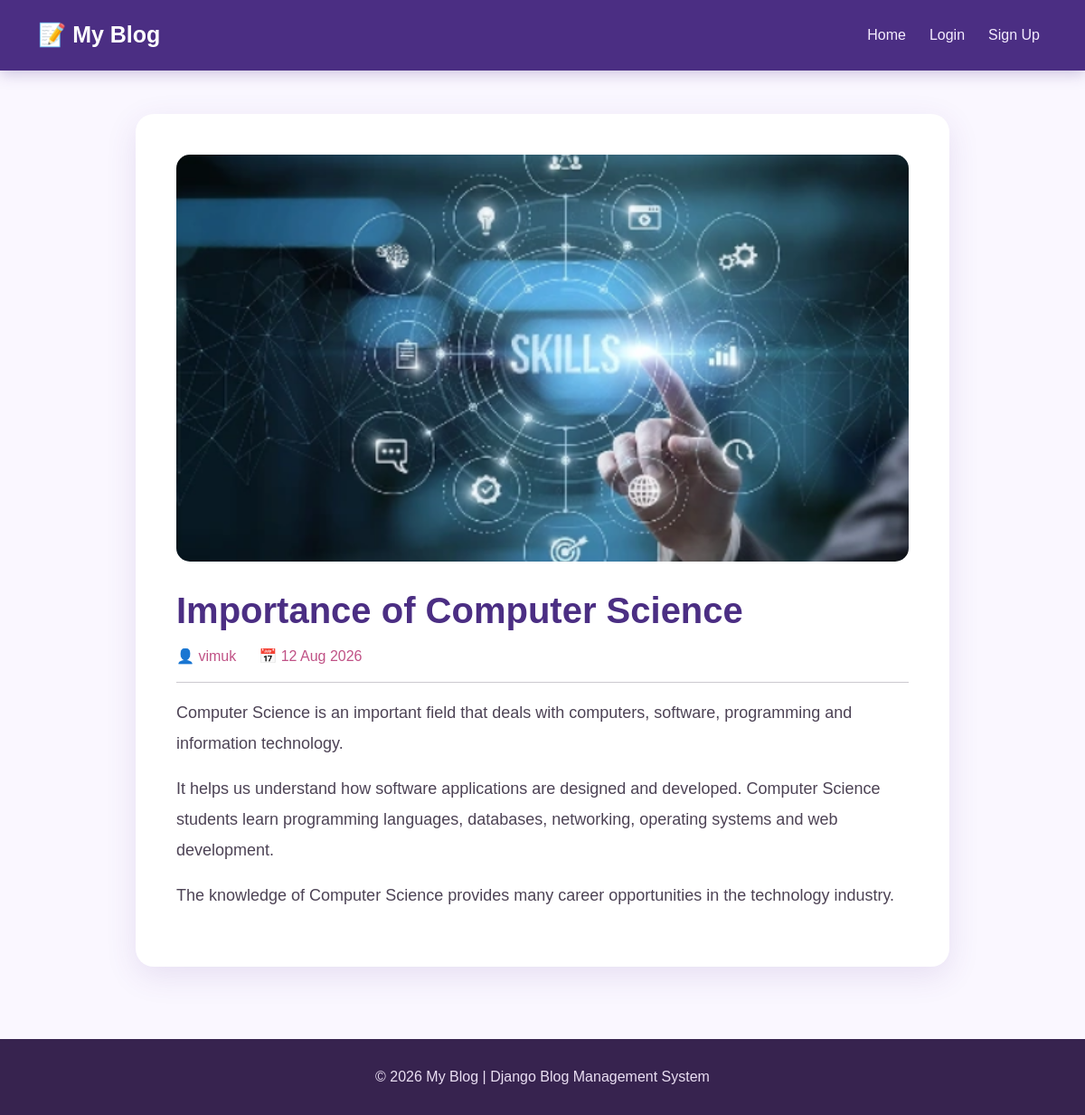
The app's page /blog/2/ with its own data.
### blog/models.py (models this page shows, shortened)
class BlogPost(models.Model):
    title = models.CharField(max_length=200)
    author = models.ForeignKey(User, on_delete=models.CASCADE)
    content = models.TextField()
    image = models.ImageField(upload_to='blog_images/', blank=True, null=True)
    created_at = models.DateTimeField(auto_now_add=True)
    updated_at = models.DateTimeField(auto_now=True)
    class Meta:
        ordering = ['-created_at']

### blog/views.py (the view)
def blog_detail(request, id):
    post = get_object_or_404(BlogPost, id=id)
    return render(request, 'blog/blog_detail.html', {
        'post': post
    })

### blog/templates/blog/blog_detail.html (shortened to what this page needs)
{% extends 'blog/base.html' %}
{% block content %}
<div class="container mt-5">
    <div class="detail-card">
        {% if post.image %}
            <img
                src="{{ post.image.url }}"
                class="detail-image">
        {% endif %}
        <h1>
            {{ post.title }}
        </h1>
        <div class="post-info">
            <span>
                👤 {{ post.author.username }}
            </span>
            <span>
                📅 {{ post.created_at|date:"d M Y" }}
            </span>
        </div>
        <hr>
        <div class="post-content">
            {{ post.content|linebreaks }}
        </div>
    </div>
</div>
{% endblock %}

### static/css/style.css (style rules this page uses)
* { box-sizing: border-box; }
body { margin: 0; background: #faf7ff; color: #352b40; font-family: Arial, sans-serif; }
.detail-card { background: #ffffff; padding: 45px; border-radius: 20px; box-shadow: 0 10px 35px rgba(93, 53, 149, 0.12); max-width: 900px; margin: auto; }
.detail-card h1 { color: #4b2e83; font-weight: bold; }
.detail-image { width: 100%; max-height: 450px; object-fit: cover; border-radius: 15px; margin-bottom: 30px; }
.post-info { display: flex; gap: 25px; color: #c05286; margin: 15px 0; }
.post-content { color: #4d4355; font-size: 18px; line-height: 1.9; }

### records on screen
BlogPost: image (picture), title "Importance of Computer Science", author.username "vimuk", created_at "12 Aug 2026", content "Computer Science is an important field that deals with computers, software, programming and information technology. It helps us understand how software applications are designed and developed. Computer Science students learn programming languages, databases, networking, operating systems and web development. The knowledge of Computer Science provides many career opportunities in the technology industry."
